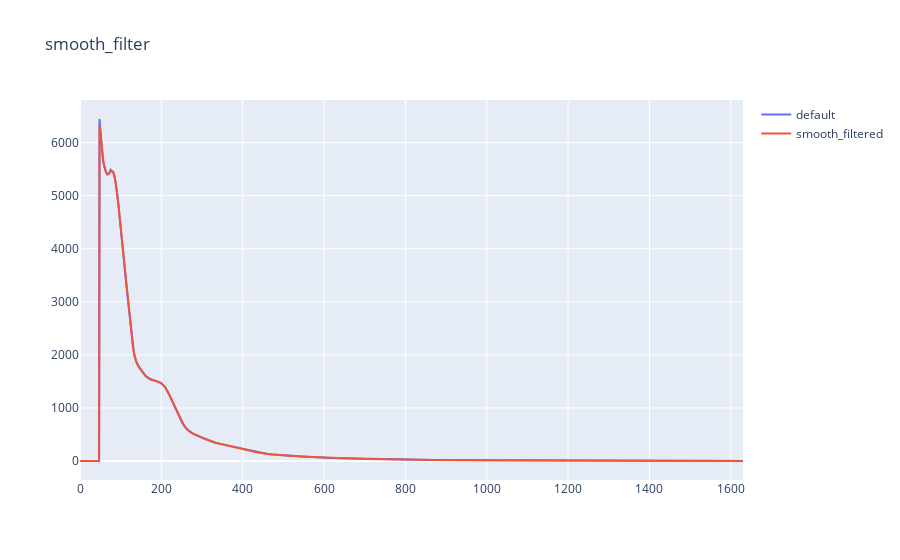

Notebook code for this chart:
### Code cell
range_slice = slice(first_peak_idx,first_peak_idx+int(len(dc.azavg)*0.3))
filtered_part = gaussian_filter1d(dc.azavg[first_peak_idx:first_peak_idx+int(len(dc.azavg)*0.3)], sigma=2)
azavg2 = dc.azavg.copy()
azavg2[range_slice] = filtered_part

rows, cols= 1,1
fig = make_subplots(rows,cols)
fig.add_trace(
    go.Scatter(x=np.arange(0,len(azavg)),y=dc.azavg, name="default"),
)
fig.add_trace(
    go.Scatter(x=np.arange(0,len(azavg)),y=azavg2, name="smooth_filtered")  # marker={'size':10}
)
fig.update_layout(
    title_text="smooth_filter",
    hovermode='x',
#     template="plotly_dark"
)

### Figure 1 — Plotly figure (JSON) as saved in the notebook; plotly's stock layout.template omitted (floating-point values rounded to 4 significant figures; data arrays with more than 128 entries replaced by an {"elided": "..."} marker saying what was removed)
{"data": [{"name": "default", "type": "scatter", "x": {"elided": "1631 int values"}, "y": {"elided": "1631 float values"}}, {"name": "smooth_filtered", "type": "scatter", "x": {"elided": "1631 int values"}, "y": {"elided": "1631 float values"}}], "layout": {"hovermode": "x", "title": {"text": "smooth_filter"}, "xaxis": {"anchor": "y", "domain": [0, 1]}, "yaxis": {"anchor": "x", "domain": [0, 1]}}}
